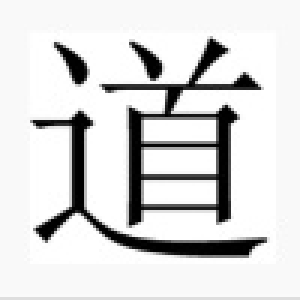
#> input picture visual/doit.jpg, 100 x 100 px (shown 3 times larger)
$ python demo_wave_anm.py 5 5 doit.jpg   (Python 2 division)
#> lines starting #> are read from the running program, lines starting #| are printed output that depends on the picture
#> further down, img is the input picture: shape (100, 100); min 0, max 255, mean 218.2
#-.-.-.-.-.-.-.-.-.-.-.-.-.-.-.-.-.-.-.-.
 #File Name :
 #Creation Date :
 #Created By : Rui An
#_._._._._._._._._._._._._._._._._._._._._.

import numpy as np
from numpy import pi as pi
import cv2
from mpl_toolkits.mplot3d import Axes3D
import matplotlib.pyplot as plt
from matplotlib import cm
from matplotlib.ticker import LinearLocator, FormatStrFormatter
import matplotlib.animation as animation
from matplotlib.collections import PolyCollection
import time
import sys

# [6 lines of commented-out code are left out]


def create_grid_flip(img):
    row_size, col_size = img.shape
#> row_size = 100; col_size = 100
    grid = np.zeros((2*row_size, 2*col_size))
    grid[0:row_size, 0:col_size] = img
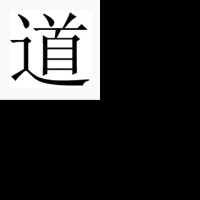
#> grid: shape (200, 200) float64; min 0, max 255, mean 54.5
    img_hori = cv2.flip(grid, 0)
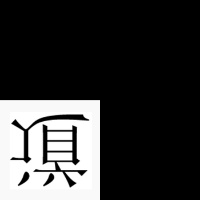
#> img_hori: shape (200, 200) float64; min 0, max 255, mean 54.5
    img_left = cv2.bitwise_or(img_hori, grid)
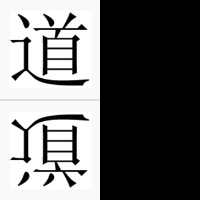
#> img_left: shape (200, 200) float64; min 0, max 255, mean 109.1
    img_right = cv2.flip(img_left, 1)
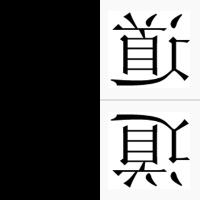
#> img_right: shape (200, 200) float64; min 0, max 255, mean 109.1
    result_image = cv2.bitwise_or(img_left, img_right)
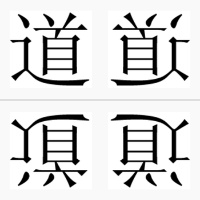
#> result_image: shape (200, 200) float64; min 0, max 255, mean 218.2
    cv2.imwrite("canvas_testing.jpg", result_image)


# [8 lines left out: function create_grid_copy, not called in this run]


'''
I am going to use cv2 version here to since it has both of the values
'''
def fft():
    img = cv2.imread('./canvas_testing.jpg', 0)
    # img = cv2.imread('./canvas_testing.jpg', 0)
#> (the run stopped early here; a loop or call above may not have finished)
